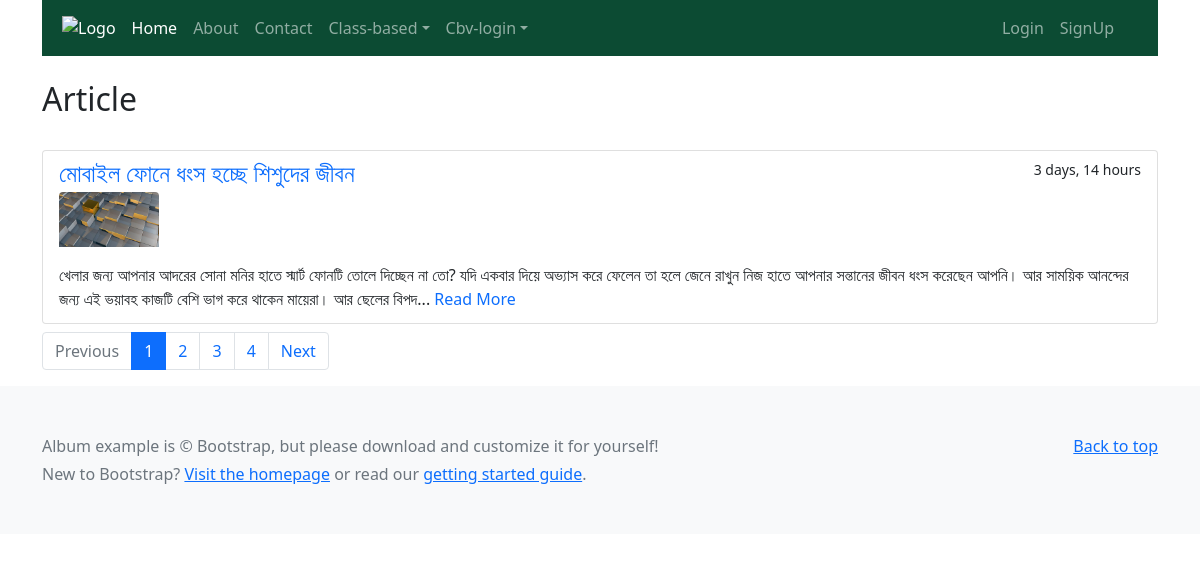
The page /cbv/cindex/ on the database its author committed.
### proj2app2/models.py (models this page shows, shortened)
class CbvArticle(models.Model):
    img = models.ImageField(upload_to='img/')
    title = models.CharField(max_length=200)
    description = models.TextField()
    datetime = models.DateTimeField(auto_now_add=False)
    class Meta:
        verbose_name_plural = 'Cbv Articles'
    def excerptf(self):
        return self.description[0:250]

### proj2app2/views.py (the view)
# urls.py: path('cindex/', CbvArticleListView.as_view(), name = 'c_index'),
class CbvArticleListView(ListView):
     model = CbvArticle
     template_name = 'cbvtemplate/cindex.html'
     context_object_name = "article_list"
     paginate_by = 1

### template/cbvtemplate/cindex.html
{% extends "includes/base.html" %}
{% block content %}
    <div class="container">
       <h2 class="my-4">Article</h2>
    {% for article in article_list %}
        <div class="list-group">
        <div class="list-group-item my-2" >
            <div class="d-flex w-100 justify-content-between">
            <h4 class="mb-1"><a href="{% url 'article_details' article.id %}" style="text-decoration:none;">{{ article.title }}</a></h4>
            <small> {{ article.datetime | timesince }}</small>
            </div>
            <p> <img src="{{article.img.url }}" width="100" height="100" class="img-fluid rounded-top" alt=""></p>
            <p class="mb-1">{{ article.excerptf }}... <a href="{% url 'article_details' article.id %}" style="text-decoration:none;"> Read More</a></p>
        </div>
        </div>
    {% endfor %}
    {% if is_paginated %}
    <ul class="paginationfh">
        {% if page_obj.has_previous %}
        <li class="page-item" ><a class="page-link" href="?page={{ page_obj.previous_page_number }}">Previous</a></li>
        {% else %}
        <li class="page-item disabled">
        <a class="page-link" href="#" tabindex="-1" aria-disabled="true">Previous</a>
        </li>
        {% endif %}
        {% for i in paginator.page_range %}
        {% if page_obj.number == i %}
            <li class="page-item active " aria-current="page"><a class="page-link" href="#">{{ i }}  </a> </li>
        {% else %}
            <li class="page-item"><a class="page-link" href="?page={{ i }}">{{ i }}</a></li>
        {% endif %}
        {% endfor %}
        {% if page_obj.has_next %}
        <li class="page-item"><a class="page-link" href="?page={{ page_obj.next_page_number }}">Next</a></li>
        {% else %}
        <li class="page-item disabled">
        <a class="page-link" href="#" tabindex="-1" aria-disabled="true">Next</a>
        </li>
        {% endif %}
    </ul>
    {% endif %}
</div>
{% endblock %}

### static/css/style.css (style rules this page uses)
.paginationfh { display: flex; padding-left: 0; list-style: none; }

### rows shown on the page
CbvArticle: title "মোবাইল ফোনে ধংস হচ্ছে শিশুদের জীবন", datetime "3 days, 14 hours", img (picture), excerptf "খেলার জন্য আপনার আদরের সোনা মনির হাতে স্মার্ট ফোনটি তোলে দিচ্ছেন না তো? যদি একবার দিয়ে অভ্যাস করে ফেলেন তা হলে জেনে রাখুন নিজ হাতে আপনার সন্তানের জীবন ধংস করেছেন আপনি। আর সাময়িক আনন্দের জন্য এই ভয়াবহ কাজটি বেশি ভাগ করে থাকেন মায়েরা। আর ছেলের বিপদ"

### other values the page prints
{{ i }} "1"
{{ i }} "2" "3" "4"
